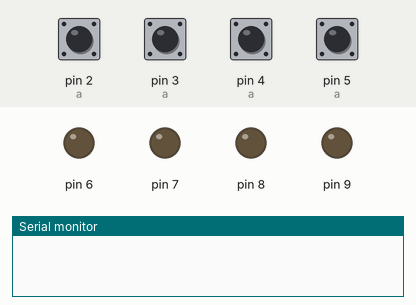
Recording of a sketch running on a simulated Arduino Uno, built with avr-gcc and run on an emulated ATmega328P. On the bench: output pins drawn as LEDs (lit = HIGH), the last lines printed to the serial monitor. The test bench sets the inputs (shaded band); at power-on: pin 2 (a), pin 3 (a), pin 4 (a), pin 5 (a) HIGH.

Above: at 1.2 s.
1.3 s: pin 2 (a) pulled LOW for 0.15 s
At 3.3 s:
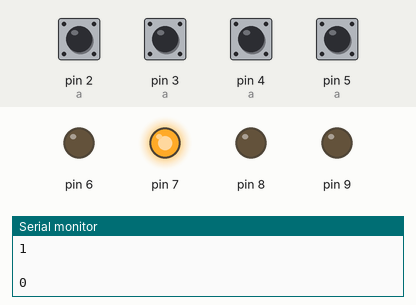
4.4 s: pin 5 (a) pulled LOW for 0.15 s
At 5.3 s:
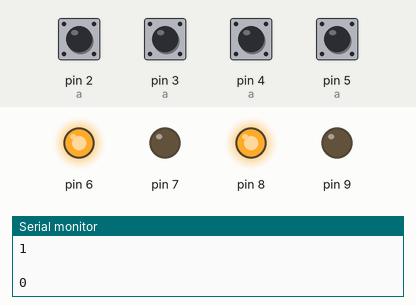
7.0 s: pin 3 (a) pulled LOW for 1 s
At 8.4 s:
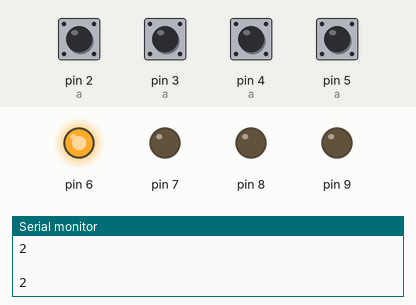
10.0 s: pin 2 (a) pulled LOW for 1 s
At 11.5 s:
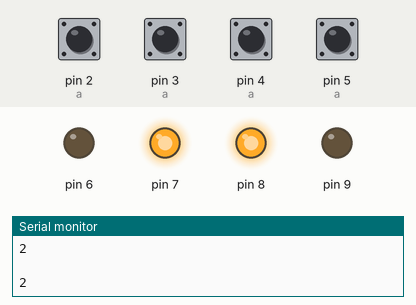
13.2 s: pin 3 (a) pulled LOW for 0.15 s
At 14.8 s:
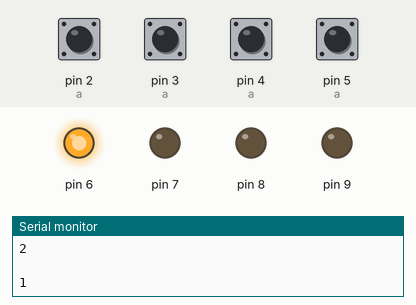
Timing chart, 0 to 15.9 s (numbered marks = the images above; inputs shaded):
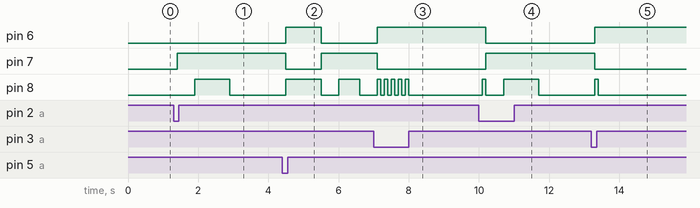

Measured:
- after the input at 1.3 s, pin 7: LOW → HIGH after 0.10 s; pin 8: LOW → HIGH after 0.60 s, → LOW 1.0 s later
- after the input at 4.4 s, pin 6: LOW → HIGH after 0.10 s, → LOW 1.0 s later; pin 7: HIGH → LOW after 0.10 s, → HIGH 1.0 s later; pin 8: LOW → HIGH after 0.10 s, → LOW 1.0 s later, → HIGH 0.50 s later, → LOW 0.60 s later
- after the input at 7.0 s, pin 6: LOW → HIGH after 0.10 s; pin 7: HIGH → LOW after 0.10 s; pin 8: alternates HIGH for 0.10 s and LOW for 0.10 s, 10 changes in all, then stays LOW, starting after 0.10 s
- after the input at 10.0 s, pin 6: HIGH → LOW after 0.20 s; pin 7: LOW → HIGH after 0.20 s; pin 8: LOW → HIGH after 0.10 s, → LOW 0.10 s later, → HIGH 0.50 s later, → LOW 1.0 s later
- after the input at 13.2 s, pin 6: LOW → HIGH after 0.10 s; pin 7: HIGH → LOW after 0.10 s; pin 8: LOW → HIGH after 0.10 s, → LOW 0.10 s later

The sketch:

matong.ino
```cpp
#include <Arduino.h>

#define sw1 2
#define sw2 3
#define sw3 4
#define sw4 5

uint8_t temp = 0;
int wait_time = 0;
uint8_t key_scan()
{
  int a[4] = {sw1, sw2, sw3, sw4};
  for (int i = 0; i < 4; i++)
  {
    if (digitalRead(a[i]) == 0)
    {
      delay(100);
      if (digitalRead(a[i]) == 0)
        return i + 1;
      else
        continue;
    }
    else
      continue;
  }
  return 0;
}
void set_moterSpeed(int s, int dir)
{
  if (dir == 0)
  {
    digitalWrite(6, HIGH);
    digitalWrite(7, LOW);
  }
  else
  {
    digitalWrite(7, HIGH);
    digitalWrite(6, LOW);
  }
  if (s == 1)
  {
    set_moterSpeed(4, 0);
    digitalWrite(7, HIGH);
    digitalWrite(6, LOW);
    delay(500);
    wait_time = 1000;
    analogWrite(8, 250);
    delay(1000);
    analogWrite(8, 0);
  }
  if(s==5){
    set_moterSpeed(4, 0);
    digitalWrite(7, HIGH);
    digitalWrite(6, LOW);
    delay(500);
    wait_time = 600;
    analogWrite(8, 250);
    delay(600);
    analogWrite(8, 0);
  }
  if (s == 2)
  {
    digitalWrite(6, HIGH);
    digitalWrite(7, LOW);
    wait_time -= 100;
    analogWrite(8, 250);
    delay(100);
    analogWrite(8, 0);
  }
  if (s == 3)
  {
    digitalWrite(7, HIGH);
    digitalWrite(6, LOW);
    wait_time += 100;
    analogWrite(8, 250);
    delay(100);
    analogWrite(8, 0);
  }
  if (s == 4)
  {
    if (wait_time > 0)
    {
      digitalWrite(6, HIGH);
      digitalWrite(7, LOW);
      analogWrite(8, 250);
      delay(wait_time);
      wait_time = 0;
      analogWrite(8, 0);
    }
    else
    {
      digitalWrite(7, HIGH);
      digitalWrite(6, LOW);
      analogWrite(8, 250);
      delay(-wait_time);
      wait_time = 0;
      analogWrite(8, 0);
    }
  }
}
void setup()
{
  // put your setup code here, to run once:
  Serial.begin(115200);
  pinMode(2, INPUT_PULLUP);
  pinMode(3, INPUT_PULLUP);
  pinMode(4, INPUT_PULLUP);
  pinMode(5, INPUT_PULLUP);

  pinMode(7, OUTPUT);
  pinMode(6, OUTPUT);
  pinMode(8, OUTPUT);
  pinMode(9, OUTPUT);
}

void loop()
{
  // put your main code here, to run repeatedly:
  uint8_t key_num = key_scan();
  if (digitalRead(9))
  {
    set_moterSpeed(2, 0);
  }
  if (key_num < 4 && key_num > 0)
  {
    set_moterSpeed(key_num, 1); // 1代表正转
    Serial.println(key_num);
    Serial.println("  ");
    Serial.println(temp);
  }
  else if (key_num == 4)
  {
    set_moterSpeed(5, 0);
    // if (temp > 0)
    //   set_moterSpeed(temp, 0); // 1代表正转
    // Serial.println(temp);
  }
  if (key_num)
    temp = key_num;
}
```
